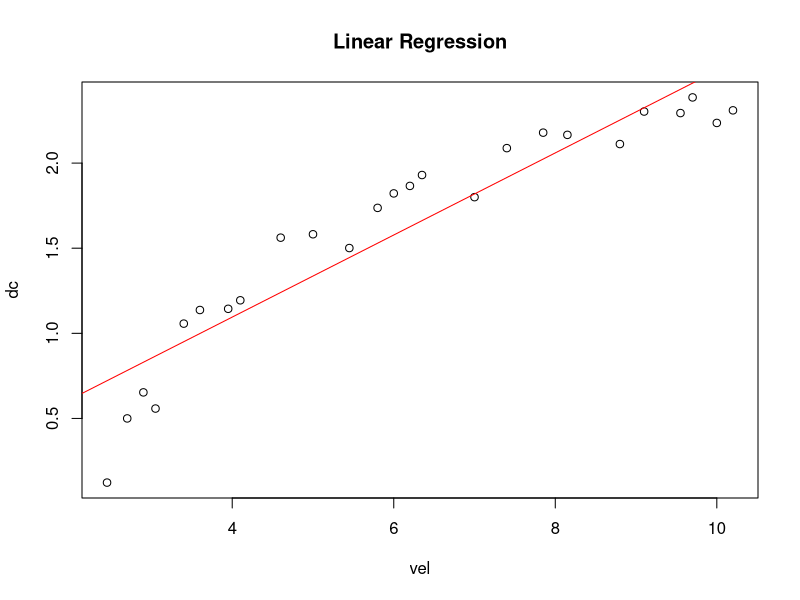
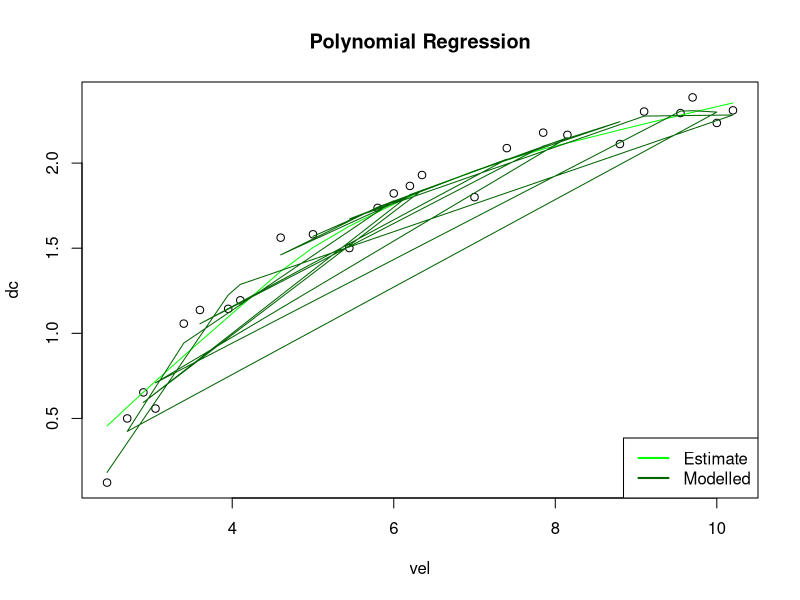
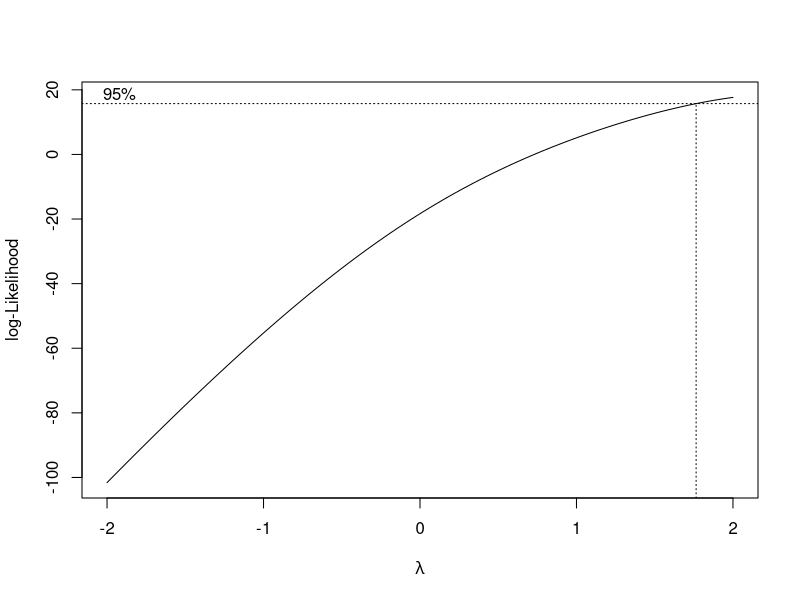
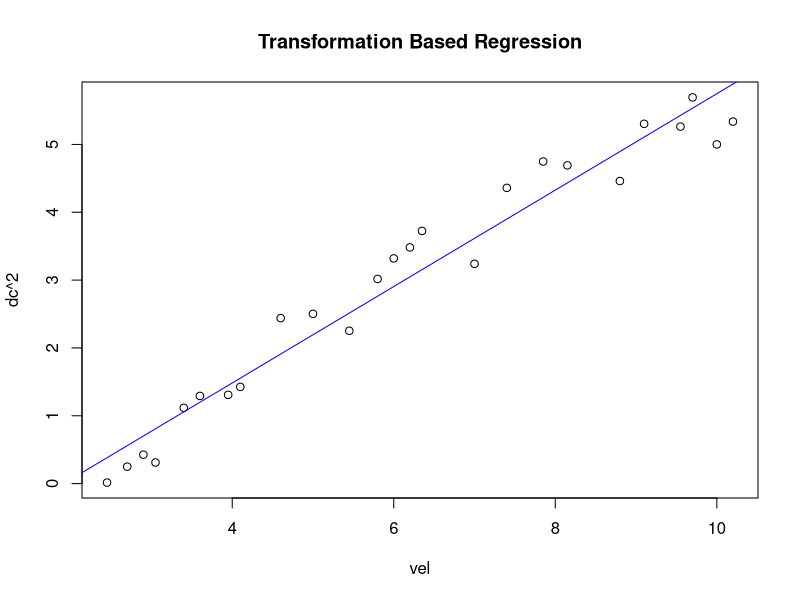

Write R code to recreate these figures, in order.
## ---- chunk 1
data <- data.frame(
  vel = c(5,6,3.4,2.7,10,9.7,9.55,3.05,8.15,6.2,2.9,6.35,4.6,5.8,7.4,3.6,7.85,8.8,7,5.45,9.1,10.2,4.1,3.95,2.45),
  dc = c(1.582,1.822,1.057,0.5,2.236,2.386,2.294,0.558,2.166,1.866,0.653,1.93,1.562,1.737,2.088,1.137,2.179,2.112,1.8,1.501,2.303,2.310,1.194,1.144,0.123))

attach(data)
## ---- chunk 2
reg.linear <- lm(dc~vel)

plot(dc~vel, main="Linear Regression")
abline(reg.linear, col="red")
## ---- chunk 3
plot(dc~vel, main="Polynomial Regression")
lines(lowess(dc~vel), col="green")
legend("bottomright", c("Estimate","Modelled"), col=c("green","darkgreen"), lwd=2)
## ---- chunk 4
reg.poly <- lm(dc ~ poly(vel, degree=4, raw=TRUE))
lines(vel, predict(reg.poly), col="darkgreen") #Something is going very wrong here!!!
## ---- chunk 5
library(MASS)
bc <-boxcox(dc ~ vel)

(maxll <- max(bc$y))
(lambda <- bc$x[which(bc$y == maxll)])
## ---- chunk 6
reg.trans<-lm(dc^2~vel)
plot(dc^2 ~ vel, main="Transformation Based Regression")
abline(reg.trans, col="blue")
## ---- chunk 7

## ---- chunk 8

